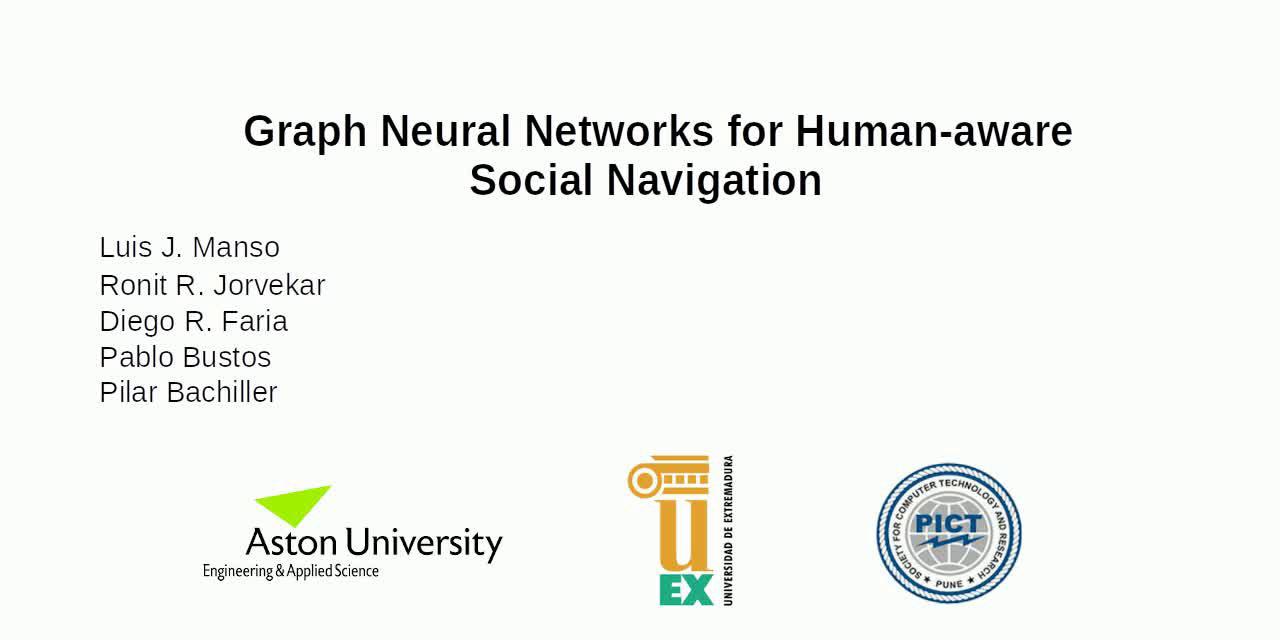
#> input picture slide.png, 1280 x 640 px; its folder holds 5 pictures in this run
$ python video_.py
#> lines starting #> are read from the running program, lines starting #| are printed output that depends on the picture; pictures that were not available may be replaced by others from this repository, and a replacement may not be noted
import cv2
import argparse
import os
import time
parser = argparse.ArgumentParser()
args = parser.parse_args()

directory = "./"
directory_names = [ "frames_trajectory_1","frames_trajectory_2","frames_3","frames_5","frames_7"]
Image_width,Image_Height = 1280, 680
frame_rate = 18
# Define the codec and create VideoWriter object.The output is stored in 'outpy.avi' file.
out = cv2.VideoWriter('./socnav_video.avi',cv2.VideoWriter_fourcc('M','J','P','G'), frame_rate, (Image_width,Image_Height))
for index,directory in enumerate(directory_names):
	x,y = None,None
	color = (0,0,255)
	thickness = 1
	print(index)

	if index == 0:
		print("Inside Index 0")
		slide_image = cv2.imread("./slide.png")
#> slide_image is the input picture: shape (640, 1280, 3); mean B, G, R 240.9, 244.5, 242.4
		slide_image = cv2.resize(slide_image,(Image_width,Image_Height))
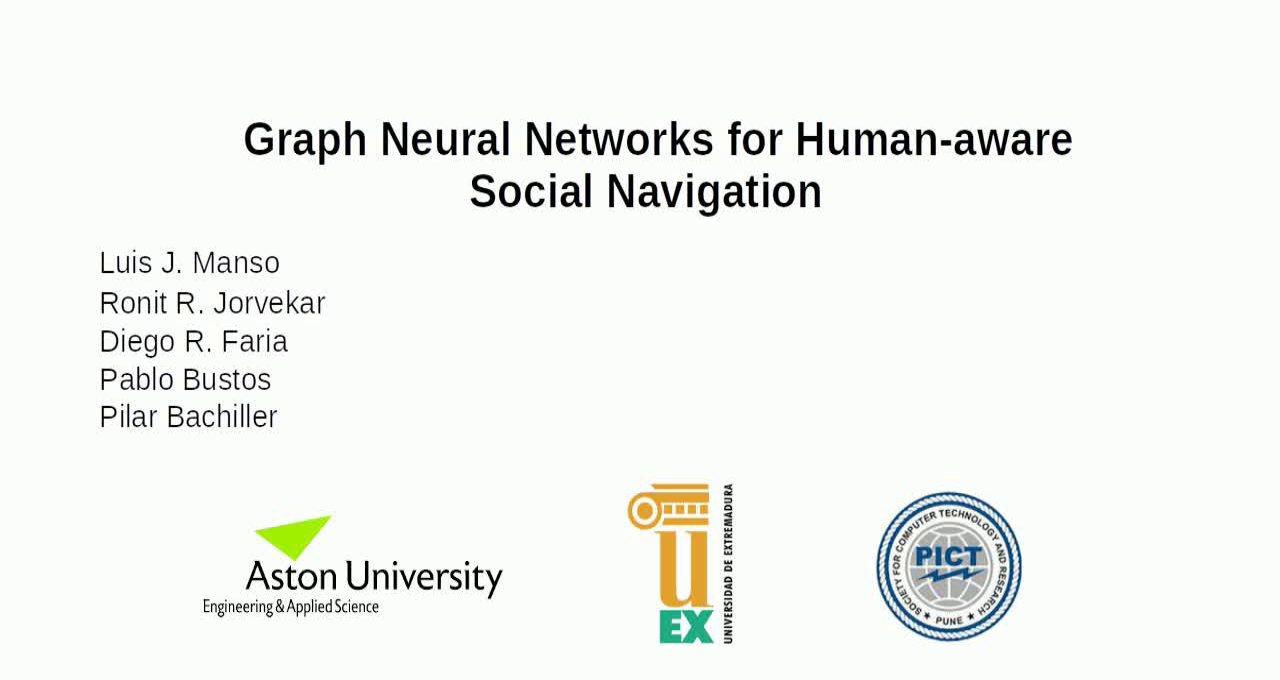
#> slide_image: shape (680, 1280, 3); mean B, G, R 240.9, 244.5, 242.4
		time_for_slide = 2 # Seconds
		for _ in range(frame_rate*time_for_slide):
			out.write(slide_image)

	for image_path in sorted(os.listdir(directory)):
		print("./"+directory+"/"+image_path)
		image = cv2.imread("./"+directory+"/"+image_path)
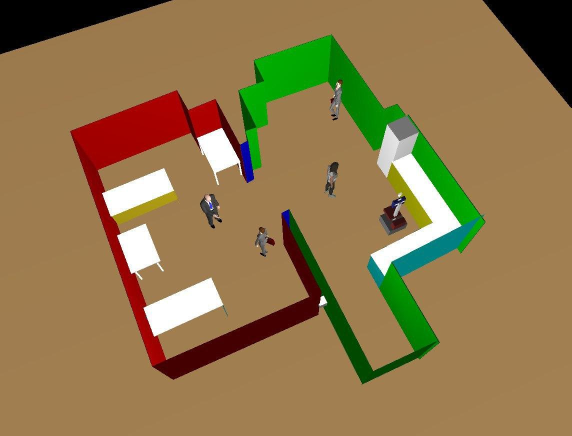
#> input picture sample.jpg, 1143 x 871 px, found by its file name (shown at 1/2 size)
#> image is the input picture: shape (871, 1143, 3); mean B, G, R 75, 118.8, 143.3
		if index in [0,1]:
			top = 20
			bottom = 20
			left = 320
			right = 320
			borderType = cv2.BORDER_CONSTANT
			color = [255,255,255]
			image = cv2.copyMakeBorder(image, top, bottom, left, right, borderType, value=color)
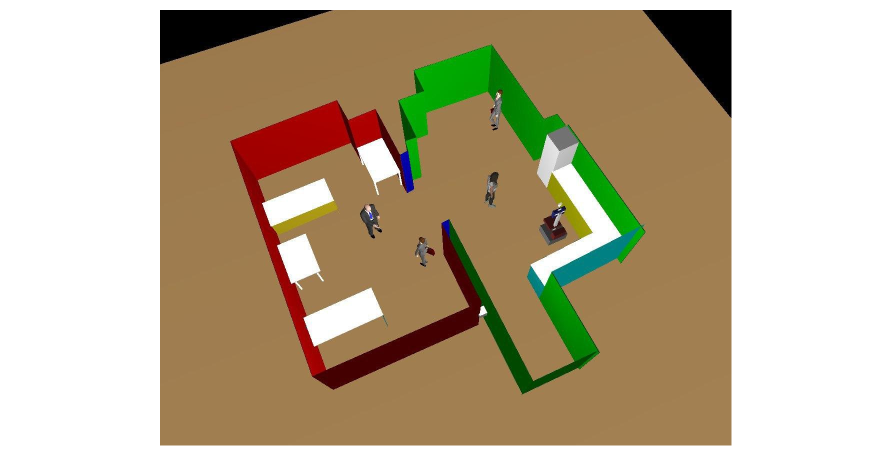
#> image: shape (911, 1783, 3) (shown at 1/2 size); mean B, G, R 144.7, 171.5, 186.5
			# image = cv2.resize(image,(Image_width,Image_Height))
		if index in [2,3,4,5,6]:
			image = cv2.resize(image,(Image_width,Image_Height))
		# print(image.shape)
		if index in [2,3]:
			for _ in range(17):
				image = cv2.resize(image,(Image_width,Image_Height))
				out.write(image)
		image = cv2.resize(image,(Image_width,Image_Height))
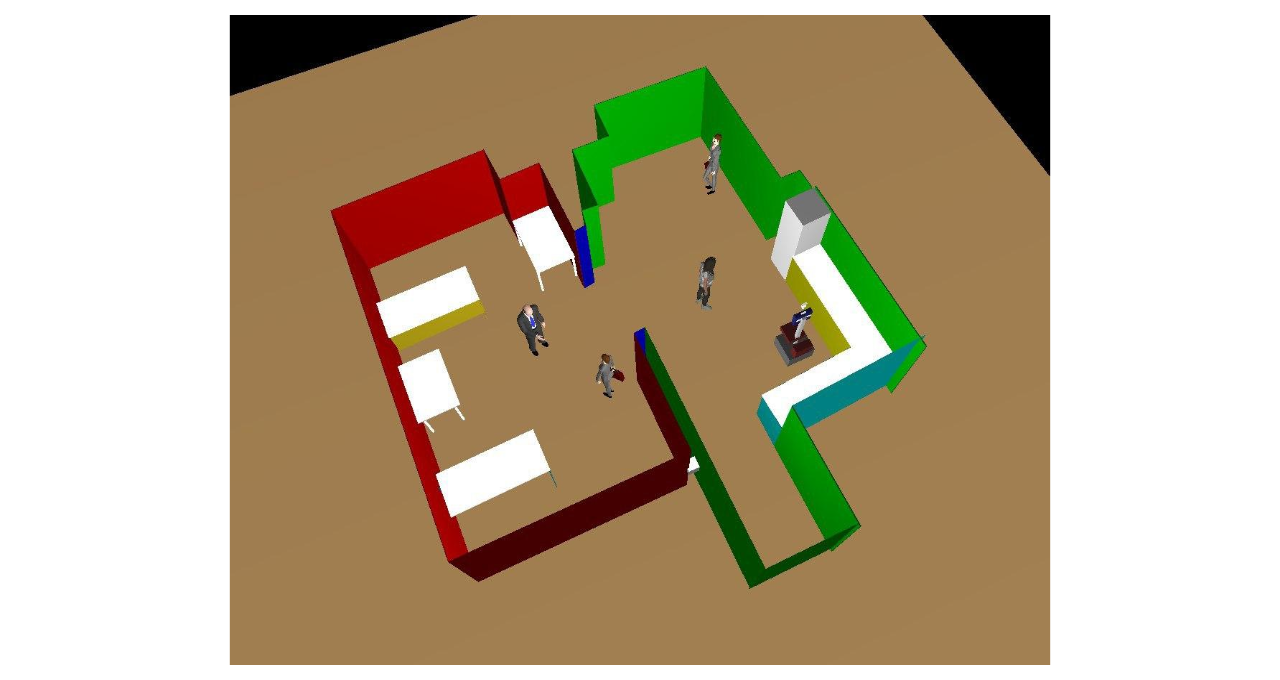
#> image: shape (680, 1280, 3); mean B, G, R 144.7, 171.6, 186.6
		out.write(image)
# When everything done, release the video capture and video write objects
out.release()
